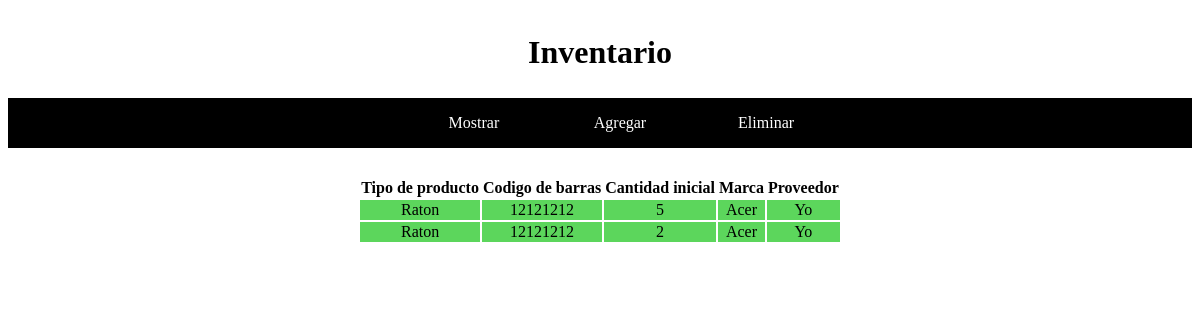
/mostrarDP.php, run on an earlier commit of the app's database.
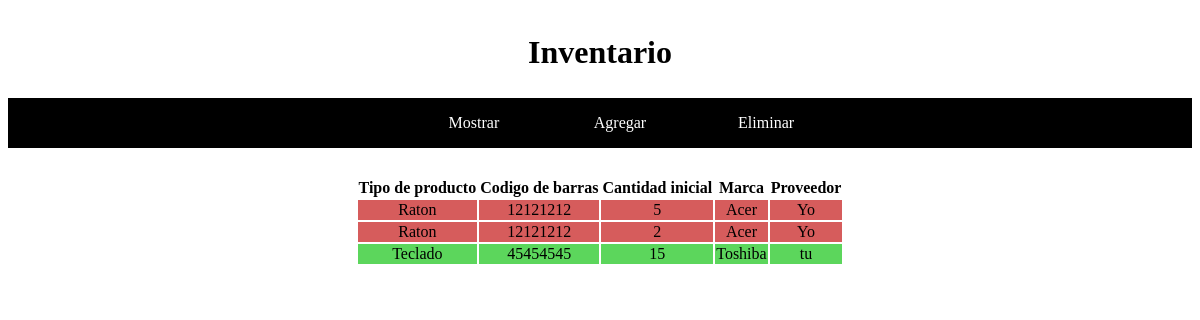
And on a later commit of the database.
### tables this page shows
CREATE TABLE "Almacen" (
	"TipoDeProducto"	varchar(35),
	"CodigoDeBarras"	varchar(25) NOT NULL,
	"CantidadInicial"	INTEGER NOT NULL DEFAULT '1',
	"Marca"	TEXT,
	"Proveedor"	TEXT
);

### mostrarDP.php (the view, shortened to what this page needs)
<!DOCTYPE html>
<html>
<head>
    <link rel="stylesheet" href="./estilo.css">
</head>
<body>
<header><h1 style={position:relative}>Inventario</h1></header>
<nav>
    <ul>
        <li><a href="./mostrarDP.php"> Mostrar </a></li>
        <li><a href="./insertar.php"> Agregar </a></li>
        <li><a href="./eliminar.php"> Eliminar </a></li>
    </ul>
</nav>
<?php
$bd = new MiBD();
$resultado = $bd->query("SELECT * FROM Almacen");
echo "<table>";
echo "<tr>";
echo "<th> Tipo de producto </th>";
echo "<th> Codigo de barras </th>";
echo "<th> Cantidad inicial </th>";
echo "<th> Marca </th>";
echo "<th> Proveedor </th>";
echo "</tr>";
echo "<br>";
while ($row = $resultado->fetchArray()) {
    $CantidadActual = $bd->query("SELECT CantidadActual FROM Recordar WHERE CodigoDeBarras='$row[1]'");
    $CantidadActual2 = $CantidadActual-> fetchArray();
    $CantidadAviso = $bd->query("SELECT RecordarCant FROM Recordar WHERE CodigoDeBarras='$row[1]'");
    $CantidadAviso2 =  $CantidadAviso -> fetchArray();
    if ($CantidadActual2[0] < $CantidadAviso2[0]){
        echo "<tr class='CantRojo'>";
    }
    else{
        echo "<tr class='CantVerde'>";
    }
    echo "<td> $row[0] </td>";
    echo "<td> $row[1] </td>";
    echo "<td> $row[2] </td>";
    echo "<td> $row[3] </td>";
    echo "<td> $row[4] </td>";
    echo "</tr>";
}
echo "</table>";
?>
</body>
</html>

### estilo.css (style rules this page uses)
header { position:relative; margin:auto; text-align:center; padding:5px; }
nav { position:relative; margin:auto; width:100%; height:auto; background:black; }
nav ul { position:relative; margin:auto; width:50%; text-align: center; }
nav ul li { display:inline-block; width:24%; line-height:50px; list-style: none; }
nav ul li a { color:white; text-decoration: none; }
table { position: relative; margin: auto; text-align: center; padding: 10px; }
.CantRojo { background-color: hsl(0, 60%, 60%); }
.CantVerde { background-color: hsl(120, 60%, 60%); }

What changed in the data, as far as the page shows it:
added almacen: TipoDeProducto "Teclado", CodigoDeBarras "45454545", CantidadInicial "15", Marca "Toshiba", Proveedor "tu"
